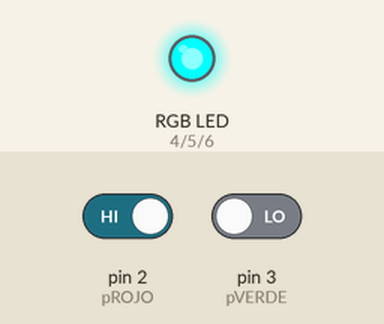
Bench run of a sketch on a simulated Arduino Uno, built with avr-gcc and run on an emulated ATmega328P. Shown: an RGB LED mixed from three pins (HIGH = lit). Dashed ring = blinking. The test bench sets the inputs (shaded band); at power-on: pin 3 (pVERDE) LOW, pin 2 (pROJO) HIGH.

Above: at 1.2 s.
1.3 s: pin 3 (pVERDE) driven HIGH
At 1.6 s:
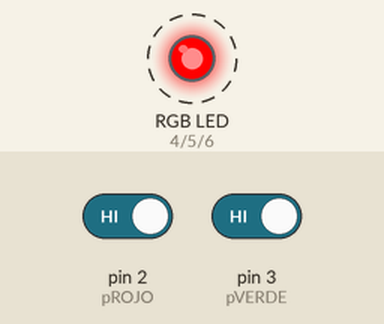
4.3 s: pin 2 (pROJO) driven LOW
At 5.1 s:
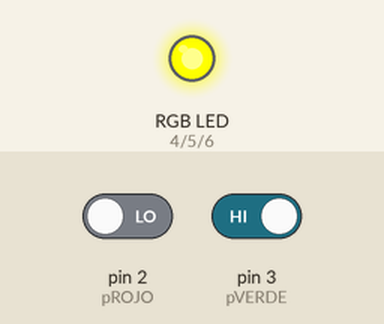
5.8 s: pin 3 (pVERDE) driven LOW
At 6.2 s:
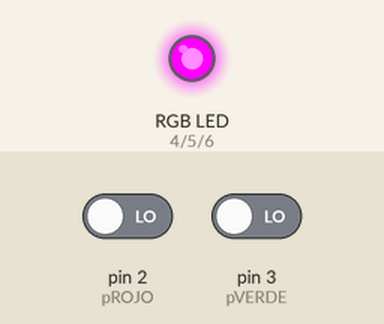
7.3 s: pin 2 (pROJO) driven HIGH
At 8.2 s:
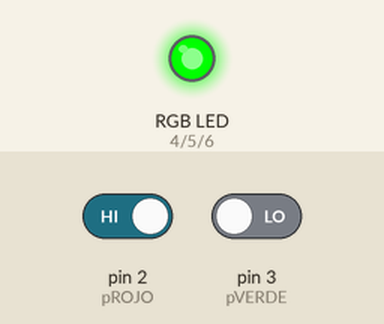
Timing chart, 0 to 10.3 s (numbered marks = the images above; inputs shaded):
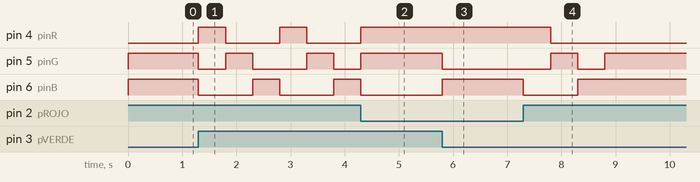

Measured:
- after the input at 1.3 s, pin 4 (pinR), pin 6 (pinB): alternates HIGH for 0.50 s and LOW for 1.0 s, starting at once; pin 5 (pinG): goes LOW 0.50 s, HIGH 0.50 s, LOW 1.0 s, HIGH 0.50 s, then LOW, starting at once
- after the input at 4.3 s, pin 4 (pinR): goes on until 4.3 s, then stays HIGH; pin 6 (pinB): goes on until 4.3 s, then stays LOW
- after the input at 5.8 s, pin 5 (pinG): HIGH → LOW at once; pin 6 (pinB): LOW → HIGH at once
- after the input at 7.3 s, pin 4 (pinR): HIGH → LOW after 0.50 s; pin 5 (pinG): LOW → HIGH after 0.50 s, → LOW 0.50 s later, → HIGH 0.50 s later; pin 6 (pinB): HIGH → LOW at once, → HIGH 1.0 s later

The sketch:

LED_RGB.ino
```cpp
/*
Fundación Kinal
Centro Educativo Técnico Labral Kinal
Electrónica
Grado: Quinto
Sección: A
Curso: Taller de Electrónica Digital y Reparación de Computadoras I
Nombre: Álvaro Anzueto Rodas
Carné: 2019373
*/

//defino los pulsadores y salidas del rgb
#define pROJO  2
#define pVERDE 3
#define pinR   4
#define pinG   5
#define pinB   6

//aclaro la variable que me servirá para el switch
int estado;


void setup() {
  // defino los pulsadores como entradas y las patillas del rgb como salidas apartes
  pinMode(pROJO, INPUT);
  pinMode(pVERDE, INPUT);
  pinMode(pinR, OUTPUT);
  pinMode(pinG, OUTPUT);
  pinMode(pinB, OUTPUT);


}

void loop() {
  // si presiono el primer pulsador
  while(digitalRead(pROJO)== LOW && digitalRead(pVERDE)== HIGH)
  {
   digitalWrite(pinR, HIGH);
   digitalWrite(pinG, HIGH);
   digitalWrite(pinB, LOW);
  }
  //Si presiono el segundo pulsador
  while(digitalRead(pROJO)== HIGH && digitalRead(pVERDE)== LOW)
  {
   digitalWrite(pinR, LOW);
   digitalWrite(pinG, HIGH);
   digitalWrite(pinB, HIGH);
  }
  //si presiono ambos pulsadores
  while(digitalRead(pROJO)== LOW && digitalRead(pVERDE)== LOW)
  {
   digitalWrite(pinR, HIGH);
   digitalWrite(pinG, LOW);
   digitalWrite(pinB, HIGH);
  }

  //Esta es la secuencia si no se presionan los pulsadores
  digitalWrite(pinB, LOW);
    digitalWrite(pinR, HIGH);
    digitalWrite(pinG, LOW);
    delay(500);
    digitalWrite(pinR, LOW);
    digitalWrite(pinG, HIGH);
    digitalWrite(pinB, LOW);
    delay(500);
    digitalWrite(pinG, LOW);
    digitalWrite(pinB, HIGH);
    digitalWrite(pinR, LOW);
    delay(500);
}
```
